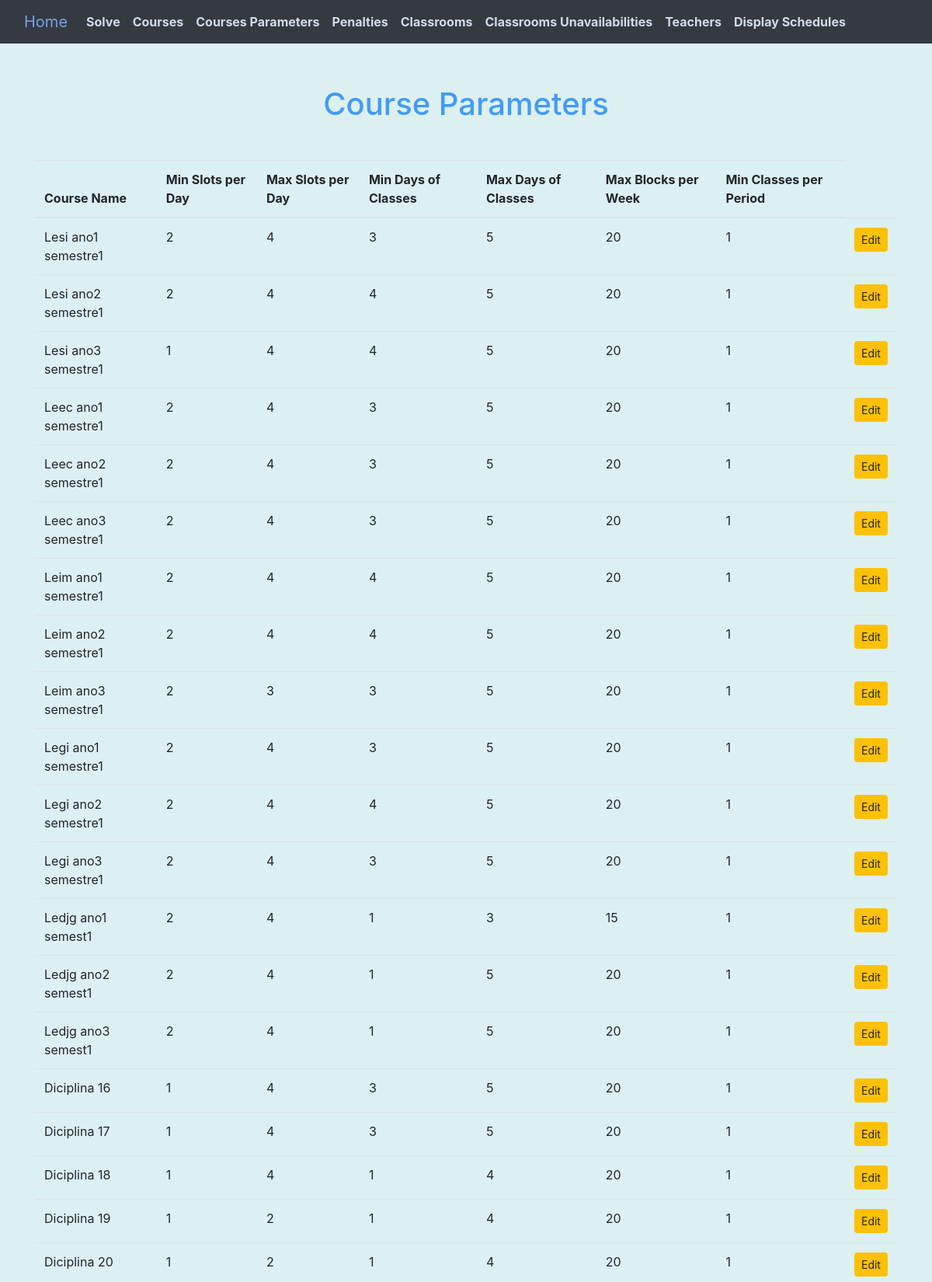
/view_general_data (upper part), run on the app's committed database.
### models.py (models this page shows)
class GeneralData(db.Model):
    id = db.Column(db.Integer, primary_key=True)
    course_name = db.Column(db.String(50), nullable=False, unique=True)
    min_blocks_per_day = db.Column(db.Integer, nullable=False)
    max_blocks_per_day = db.Column(db.Integer, nullable=False)
    min_days_of_classes = db.Column(db.Integer, nullable=False)
    max_days_of_classes = db.Column(db.Integer, nullable=False)
    max_blocks_per_week = db.Column(db.Integer, nullable=False)
    min_blocks_per_period = db.Column(db.Integer, nullable=False)

### main_flask_UI.py (the view)
@app.route('/view_general_data')
def view_general_data():
    general_data = GeneralData.query.all()
    return render_template('view_gendata.html', general_data=general_data)

### templates/view_gendata.html (shortened to what this page needs)
{% extends "base.html" %}
{% block content %}
  <h1>Course Parameters</h1>
  <table class="table">
    <thead>
      <tr>
        <th>Course Name</th>
        <th>Min Slots per Day</th>
        <th>Max Slots per Day</th>
        <th>Min Days of Classes</th>
        <th>Max Days of Classes</th>
        <th>Max Blocks per Week</th>
        <th>Min Classes per Period</th>
      </tr>
    </thead>
    <tbody>
      {% for data in general_data %}
        <tr>
          <td>{{ data.course_name }}</td>
          <td>{{ data.min_blocks_per_day }}</td>
          <td>{{ data.max_blocks_per_day }}</td>
          <td>{{ data.min_days_of_classes }}</td>
          <td>{{ data.max_days_of_classes }}</td>
          <td>{{ data.max_blocks_per_week }}</td>
          <td>{{ data.min_blocks_per_period }}</td>
          <td>
            <a href="{{ url_for('edit_general_data', id=data.id) }}" class="btn btn-warning btn-sm">Edit</a>
          </td>
        </tr>
      {% endfor %}
    </tbody>
  </table>
{% endblock %}

### templates/base.html (shortened to what this page needs)
<!DOCTYPE html>
<html lang="en">
<head>
    <link rel="stylesheet" href="https://stackpath.bootstrapcdn.com/bootstrap/4.3.1/css/bootstrap.min.css">
</head>
<body>
    <nav class="navbar navbar-expand-lg navbar-dark bg-dark fixed-top">
        <div class="container-fluid">
            <a class="navbar-brand" href="/">Home</a>
            <div class="collapse navbar-collapse" id="navbarNav">
                <ul class="navbar-nav mr-auto">
                    <li class="nav-item">
                        <a class="nav-link nav-header" href="{{ url_for('solve') }}">Solve</a>
                    </li>
                    <li class="nav-item">
                        <a class="nav-link nav-header" href="{{ url_for('get_classes') }}">Courses</a>
                    </li>
                    <li class="nav-item">
                        <a class="nav-link nav-header" href="{{ url_for('view_general_data') }}">Courses Parameters</a>
                    </li>
                    <li class="nav-item">
                        <a class="nav-link nav-header" href="{{ url_for('view_penalties') }}">Penalties</a>
                    </li>
                    <li class="nav-item">
                        <a class="nav-link nav-header" href="{{ url_for('classrooms') }}">Classrooms</a>
                    </li>
                    <li class="nav-item">
                        <a class="nav-link nav-header" href="{{ url_for('classroom_unavailability') }}">Classrooms Unavailabilities</a>
                    </li>
                    <li class="nav-item">
                        <a class="nav-link nav-header" href="{{ url_for('teachers_subjects') }}">Teachers</a>
                    </li>
                    <li class="nav-item">
                        <a class="nav-link nav-header" href="{{ url_for('display_schedules') }}">Display Schedules</a>
                    </li>
                </ul>
            </div>
        </div>
    </nav>
    <div class="container">
        {% block content %}{% endblock %}
    </div>
</body>
</html>

### templates/base.html (style rules this page uses)
body { margin: 0; padding: 0; background-color: #ddf0f1; }
.container { padding-top: 30px; }
.navbar-dark .navbar-brand { color: #77a2eb; }
.navbar-dark .navbar-nav .nav-header { font-weight: bold; color: #d2dbeb; }

### templates/view_gendata.html (style rules this page uses)
h1 { text-align: center; color: #429bf5; padding-top: 80px; padding-bottom: 40px; }

### data on the page
GeneralData: course_name "Lesi ano1 semestre1", min_blocks_per_day "2", max_blocks_per_day "4", min_days_of_classes "3", max_days_of_classes "5", max_blocks_per_week "20", min_blocks_per_period "1"
GeneralData: course_name "Lesi ano2 semestre1", min_blocks_per_day "2", max_blocks_per_day "4", min_days_of_classes "4", max_days_of_classes "5", max_blocks_per_week "20", min_blocks_per_period "1"
GeneralData: course_name "Lesi ano3 semestre1", min_blocks_per_day "1", max_blocks_per_day "4", min_days_of_classes "4", max_days_of_classes "5", max_blocks_per_week "20", min_blocks_per_period "1"
GeneralData: course_name "Leec ano1 semestre1", min_blocks_per_day "2", max_blocks_per_day "4", min_days_of_classes "3", max_days_of_classes "5", max_blocks_per_week "20", min_blocks_per_period "1"
GeneralData: course_name "Leec ano2 semestre1", min_blocks_per_day "2", max_blocks_per_day "4", min_days_of_classes "3", max_days_of_classes "5", max_blocks_per_week "20", min_blocks_per_period "1"
GeneralData: course_name "Leec ano3 semestre1", min_blocks_per_day "2", max_blocks_per_day "4", min_days_of_classes "3", max_days_of_classes "5", max_blocks_per_week "20", min_blocks_per_period "1"
GeneralData: course_name "Leim ano1 semestre1", min_blocks_per_day "2", max_blocks_per_day "4", min_days_of_classes "4", max_days_of_classes "5", max_blocks_per_week "20", min_blocks_per_period "1"
GeneralData: course_name "Leim ano2 semestre1", min_blocks_per_day "2", max_blocks_per_day "4", min_days_of_classes "4", max_days_of_classes "5", max_blocks_per_week "20", min_blocks_per_period "1"
GeneralData: course_name "Leim ano3 semestre1", min_blocks_per_day "2", max_blocks_per_day "3", min_days_of_classes "3", max_days_of_classes "5", max_blocks_per_week "20", min_blocks_per_period "1"
GeneralData: course_name "Legi ano1 semestre1", min_blocks_per_day "2", max_blocks_per_day "4", min_days_of_classes "3", max_days_of_classes "5", max_blocks_per_week "20", min_blocks_per_period "1"
GeneralData: course_name "Legi ano2 semestre1", min_blocks_per_day "2", max_blocks_per_day "4", min_days_of_classes "4", max_days_of_classes "5", max_blocks_per_week "20", min_blocks_per_period "1"
GeneralData: course_name "Legi ano3 semestre1", min_blocks_per_day "2", max_blocks_per_day "4", min_days_of_classes "3", max_days_of_classes "5", max_blocks_per_week "20", min_blocks_per_period "1"
GeneralData: course_name "Ledjg ano1 semest1", min_blocks_per_day "2", max_blocks_per_day "4", min_days_of_classes "1", max_days_of_classes "3", max_blocks_per_week "15", min_blocks_per_period "1"
GeneralData: course_name "Ledjg ano2 semest1", min_blocks_per_day "2", max_blocks_per_day "4", min_days_of_classes "1", max_days_of_classes "5", max_blocks_per_week "20", min_blocks_per_period "1"
GeneralData: course_name "Ledjg ano3 semest1", min_blocks_per_day "2", max_blocks_per_day "4", min_days_of_classes "1", max_days_of_classes "5", max_blocks_per_week "20", min_blocks_per_period "1"
GeneralData: course_name "Diciplina 16", min_blocks_per_day "1", max_blocks_per_day "4", min_days_of_classes "3", max_days_of_classes "5", max_blocks_per_week "20", min_blocks_per_period "1"
GeneralData: course_name "Diciplina 17", min_blocks_per_day "1", max_blocks_per_day "4", min_days_of_classes "3", max_days_of_classes "5", max_blocks_per_week "20", min_blocks_per_period "1"
GeneralData: course_name "Diciplina 18", min_blocks_per_day "1", max_blocks_per_day "4", min_days_of_classes "1", max_days_of_classes "4", max_blocks_per_week "20", min_blocks_per_period "1"
GeneralData: course_name "Diciplina 19", min_blocks_per_day "1", max_blocks_per_day "2", min_days_of_classes "1", max_days_of_classes "4", max_blocks_per_week "20", min_blocks_per_period "1"
GeneralData: course_name "Diciplina 20", min_blocks_per_day "1", max_blocks_per_day "2", min_days_of_classes "1", max_days_of_classes "4", max_blocks_per_week "20", min_blocks_per_period "1"
